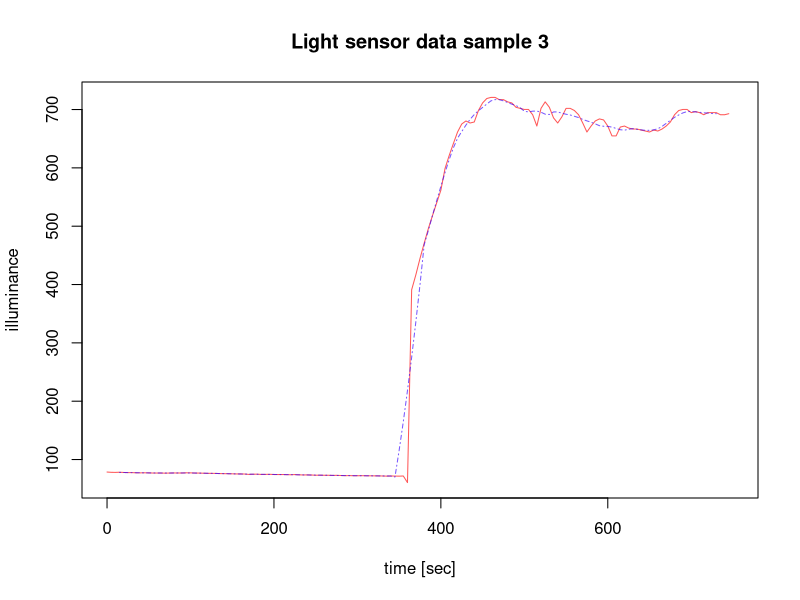

Reproduce this figure in R.
## ---- chunk 1
folder = "C:/opt/GitHub/SCR/light-sensor-msp430-simple/data"
setwd(folder)
dataset = read.csv("capturedData_3.csv", header=T)
## ---- chunk 2
head(dataset, 10) # the first 10 samples
## ---- chunk 3
light.ts = ts(dataset[,2], start=0, deltat=5)
## ---- chunk 4
light.ts.f1 = filter(light.ts, filter=rep(1/7,7))
## ---- chunk 5
plot(light.ts, 
     type='l', 
     xlab="time [sec]", 
     ylab="illuminance", 
     main="Light sensor data sample 3", 
     col=hsv(0,1,1,.66))
lines(light.ts.f1, 
      type='l', 
      lty=4, 
      col=hsv(.7,1,1,.66))
